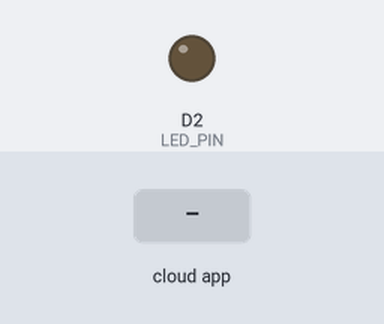
This sketch was run on a simulated ESP8266 (NodeMCU). Parts: output pins drawn as LEDs (lit = HIGH). The test bench sets the inputs (shaded band). WiFi joins after 1.5 s; servers stay silent unless stated; what the sketch prints to the serial monitor is not drawn.

Above: at 3.2 s.
3.3 s: the phone or cloud app sets 68d23fff51811ad2b74f4ec0 to 1
At 3.6 s:
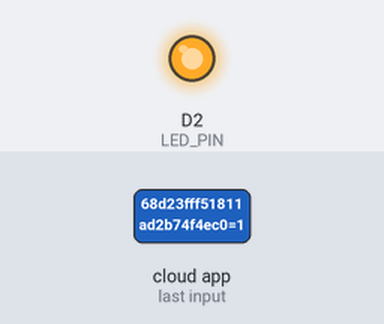
4.8 s: the phone or cloud app sets 68d23fff51811ad2b74f4ec0 to 0
At 5.9 s:
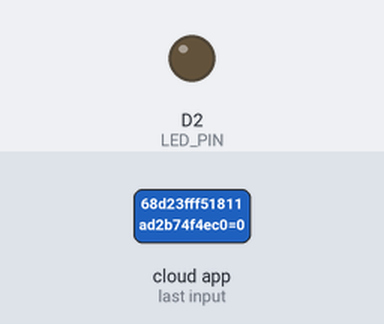
Timing chart, 0 to 7.8 s (numbered marks = the images above; inputs shaded):
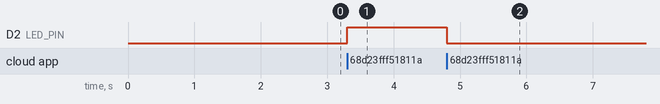

Measured:
- after the input at 3.3 s, D2 (LED_PIN): LOW → HIGH at once
- after the input at 4.8 s, D2 (LED_PIN): HIGH → LOW at once

The sketch:

23-9-2025.ino
```cpp
#include <ESP8266WiFi.h>
#include <SinricPro.h>
#include <SinricProSwitch.h>

// ======================= WiFi Info =======================
const char* ssid = "Đức Bảo";
const char* password = "13092005";

// ======================= Sinric Pro Info =================
const char* APP_KEY    = "72856f9f-68ae-4f77-9c48-3d8f8862f4f6";
const char* APP_SECRET = "4fe069a7-bab2-4f36-aabd-a8235b7f7f98-9c3f7872-ee84-48db-8377-7b6d6af7365c";

// ======================= Device IDs ======================
const char* SmartLed         = "68d23fff51811ad2b74f4ec0";
// const char* SmartFan         = "66c7282354041e4ff6220283";
// const char* SmartLivingRoom  = "66cdb017deddece34b838ec9";

// ======================= GPIO Pins =======================
const int LED_PIN        = D2;
const int FAN_PIN        = D1;
const int LivingRoom_PIN = D3;

// ======================= SinricPro Switches ==============
SinricProSwitch& ledSwitch        = SinricPro[SmartLed];
// SinricProSwitch& fanSwitch        = SinricPro[SmartFan];
// SinricProSwitch& livingroomSwitch = SinricPro[SmartLivingRoom];

// ======================= Callbacks =======================
bool onLedPowerState(const String &deviceId, bool &state) {
  Serial.printf("LED %s was turned %s\r\n", deviceId.c_str(), state ? "on" : "off");
  digitalWrite(LED_PIN, state ? HIGH : LOW);  // LOW = bật, HIGH = tắt
  return true;
}

bool onFanPowerState(const String &deviceId, bool &state) {
  Serial.printf("Fan %s was turned %s\r\n", deviceId.c_str(), state ? "on" : "off");
  digitalWrite(FAN_PIN, state ? LOW : HIGH);
  return true;
}

bool onLivingRoomPowerState(const String &deviceId, bool &state) {
  Serial.printf("LivingRoom %s was turned %s\r\n", deviceId.c_str(), state ? "on" : "off");
  digitalWrite(LivingRoom_PIN, state ? LOW : HIGH);
  return true;
}

// ======================= Setup ===========================
void setup() {
  Serial.begin(115200);

  // Kết nối WiFi
  WiFi.begin(ssid, password);
  while (WiFi.status() != WL_CONNECTED) {
    delay(1000);
    Serial.println("Đang kết nối đến WiFi...");
  }
  Serial.println("Đã kết nối với WiFi");

  // Cấu hình GPIO
  pinMode(LED_PIN, OUTPUT);
  // pinMode(FAN_PIN, OUTPUT);
  // pinMode(LivingRoom_PIN, OUTPUT);

  // Gán callback
  ledSwitch.onPowerState(onLedPowerState);
  // fanSwitch.onPowerState(onFanPowerState);
  // livingroomSwitch.onPowerState(onLivingRoomPowerState);

  // Bắt đầu Sinric Pro
  SinricPro.begin(APP_KEY, APP_SECRET);
}

// ======================= Loop ============================
void loop() {
  SinricPro.handle();
}
```
